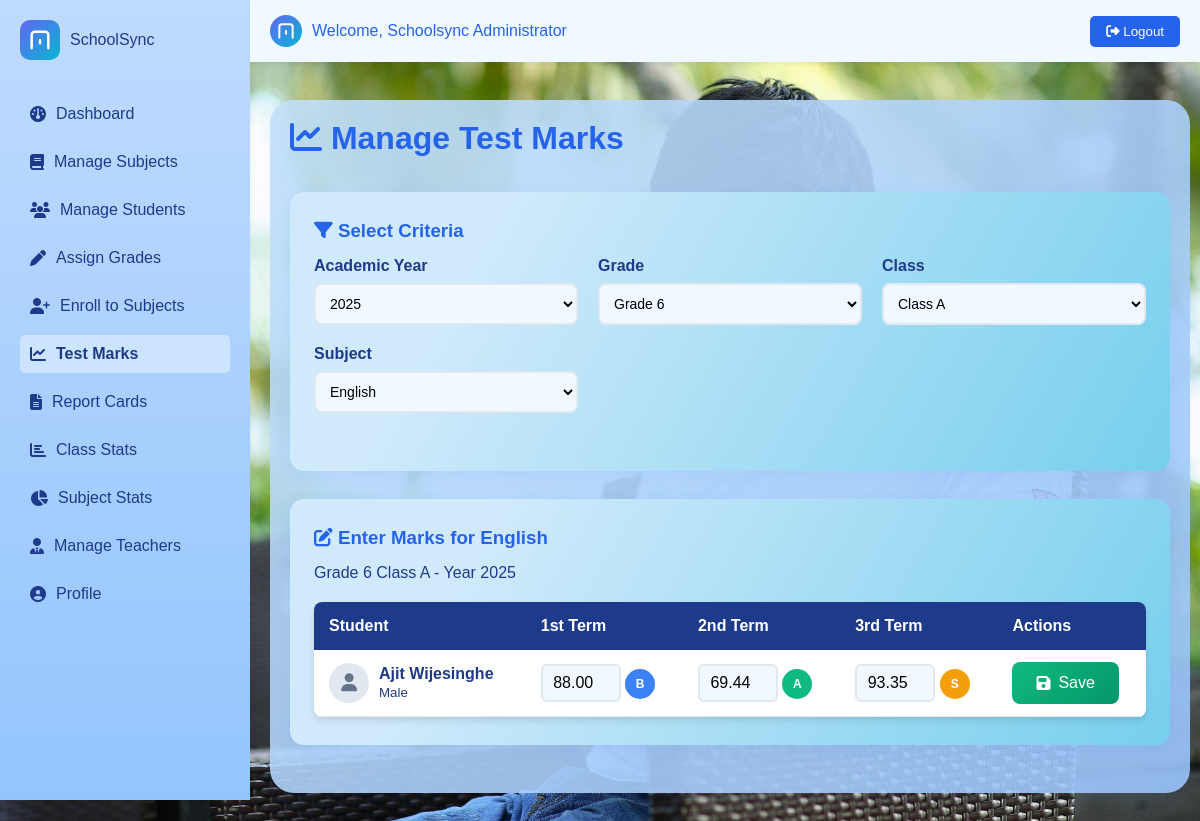
/php/test_marks.php?year=2025&grade=6&class=A&subject=2 (signed in), run on the app's committed database.
### tables this page shows
CREATE TABLE `subjects` (
  `id` int(11) NOT NULL,
  `name` varchar(100) NOT NULL,
  `description` text DEFAULT NULL,
  `status` enum('active','inactive') NOT NULL DEFAULT 'active'
);

CREATE TABLE `students` (
  `id` int(11) NOT NULL,
  `full_name` varchar(100) NOT NULL,
  `gender` enum('male','female') NOT NULL,
  `birth_date` date NOT NULL,
  `address` text DEFAULT NULL,
  `phone` varchar(15) DEFAULT NULL,
  `email` varchar(100) DEFAULT NULL,
  `religion` varchar(50) DEFAULT NULL,
  `father_name` varchar(100) DEFAULT NULL,
  `mother_name` varchar(100) DEFAULT NULL,
  `guardian_name` varchar(100) DEFAULT NULL,
  `guardian_phone` varchar(15) DEFAULT NULL,
  `guardian_email` varchar(100) DEFAULT NULL,
  `special_details` text DEFAULT NULL,
  `status` enum('active','inactive') NOT NULL DEFAULT 'active',
  `image_path` varchar(255) DEFAULT NULL,
  `created_at` timestamp NOT NULL DEFAULT current_timestamp()
);

### php/test_marks.php (the view, shortened to what this page needs)
<?php
include 'config.php';
$terms = ['1st term', '2nd term', '3rd term'];
$current_year = date('Y');
$selected_year = isset($_GET['year']) ? (int)$_GET['year'] : $current_year;
$selected_grade = isset($_GET['grade']) ? (int)$_GET['grade'] : 6;
$selected_class = isset($_GET['class']) ? $_GET['class'] : 'A';
$selected_subject = isset($_GET['subject']) ? (int)$_GET['subject'] : 0;
$years = array();
for ($i = $current_year - 5; $i <= $current_year + 5; $i++) {
    $years[] = $i;
}
$grades = array();
if ($selected_year) {
    $grade_sql = "SELECT DISTINCT grade_number FROM grades WHERE year = ? ORDER BY grade_number";
    $grade_stmt = $conn->prepare($grade_sql);
    $grade_stmt->bind_param("i", $selected_year);
    $grade_stmt->execute();
    $grade_result = $grade_stmt->get_result();
    while ($row = $grade_result->fetch_assoc()) {
        $grades[] = $row['grade_number'];
    }
}
$classes = array();
if ($selected_year && $selected_grade) {
    $class_sql = "SELECT DISTINCT class_name FROM grades WHERE year = ? AND grade_number = ? ORDER BY class_name";
    $class_stmt = $conn->prepare($class_sql);
    $class_stmt->bind_param("ii", $selected_year, $selected_grade);
    $class_stmt->execute();
    $class_result = $class_stmt->get_result();
    while ($row = $class_result->fetch_assoc()) {
        $classes[] = $row['class_name'];
    }
}
$subjects = array();
$subject_sql = "SELECT id, name FROM subjects WHERE status = 'active' ORDER BY name";
$subject_result = $conn->query($subject_sql);
while ($row = $subject_result->fetch_assoc()) {
    $subjects[] = $row;
}
$students = array();
if ($selected_year && $selected_grade && $selected_class) {
    $student_sql = "SELECT DISTINCT s.id, s.full_name, s.gender, s.image_path
                    FROM students s
                    JOIN student_grades sg ON s.id = sg.student_id
                    JOIN grades g ON sg.grade_id = g.id
                    WHERE g.year = ? AND g.grade_number = ? AND g.class_name = ? AND sg.status = 'active'
                    ORDER BY s.full_name";
    $student_stmt = $conn->prepare($student_sql);
    $student_stmt->bind_param("iis", $selected_year, $selected_grade, $selected_class);
    $student_stmt->execute();
    $student_result = $student_stmt->get_result();
    while ($row = $student_result->fetch_assoc()) {
        $students[] = $row;
    }
}
$existing_marks = array();
if ($selected_year && $selected_grade && $selected_class && $selected_subject) {
    $marks_sql = "SELECT m.student_id, m.term, m.mark, m.grade_letter
                  FROM marks m
                  JOIN student_grades sg ON m.student_id = sg.student_id
                  JOIN grades g ON sg.grade_id = g.id
                  WHERE g.year = ? AND g.grade_number = ? AND g.class_name = ? AND m.subject_id = ? AND m.year = ?
                  ORDER BY m.student_id, m.term";
    $marks_stmt = $conn->prepare($marks_sql);
    $marks_stmt->bind_param("iisis", $selected_year, $selected_grade, $selected_class, $selected_subject, $selected_year);
    $marks_stmt->execute();
    $marks_result = $marks_stmt->get_result();
    while ($row = $marks_result->fetch_assoc()) {
        $existing_marks[$row['student_id']][$row['term']] = array(
            'mark' => $row['mark'],
            'grade' => $row['grade_letter']
        );
    }
}
?>
<!DOCTYPE html>
<html lang="en">
<head>
    <link rel="stylesheet" href="../css/styles.css">
    <link rel="stylesheet" href="https://cdnjs.cloudflare.com/ajax/libs/font-awesome/6.4.2/css/all.min.css">
</head>
<body>
    <?php include 'navbar.php'; ?>
    <div class="container">
        <div class="header-container">
            <h1><i class="fa-solid fa-chart-line"></i> Manage Test Marks</h1>
        </div>
        <div class="card">
            <h3><i class="fa-solid fa-filter"></i> Select Criteria</h3>
            <form method="GET" class="selection-container">
                <div class="selection-group">
                    <label for="year">Academic Year</label>
                    <select name="year" id="year" onchange="this.form.submit()">
                        <?php foreach ($years as $year): ?>
                            <option value="<?php echo $year; ?>" <?php if ($selected_year == $year) echo 'selected'; ?>>
                                <?php echo $year; ?>
                            </option>
                        <?php endforeach; ?>
                    </select>
                </div>
                <div class="selection-group">
                    <label for="grade">Grade</label>
                    <select name="grade" id="grade" onchange="this.form.submit()" <?php if (!$selected_year) echo 'disabled'; ?>>
                        <?php foreach ($grades as $grade): ?>
                            <option value="<?php echo $grade; ?>" <?php if ($selected_grade == $grade) echo 'selected'; ?>>
                                Grade <?php echo $grade; ?>
                            </option>
                        <?php endforeach; ?>
                    </select>
                </div>
                <div class="selection-group">
                    <label for="class">Class</label>
                    <select name="class" id="class" onchange="this.form.submit()" <?php if (!$selected_grade) echo 'disabled'; ?>>
                        <?php foreach ($classes as $class): ?>
                            <option value="<?php echo $class; ?>" <?php if ($selected_class == $class) echo 'selected'; ?>>
                                Class <?php echo $class; ?>
                            </option>
                        <?php endforeach; ?>
                    </select>
                </div>
                <div class="selection-group">
                    <label for="subject">Subject</label>
                    <select name="subject" id="subject" onchange="this.form.submit()" <?php if (!$selected_class) echo 'disabled'; ?>>
                        <?php foreach ($subjects as $subject): ?>
                            <option value="<?php echo $subject['id']; ?>" <?php if ($selected_subject == $subject['id']) echo 'selected'; ?>>
                                <?php echo htmlspecialchars($subject['name']); ?>
                            </option>
                        <?php endforeach; ?>
                    </select>
                </div>
            </form>
        </div>
        <?php if ($selected_year && $selected_grade && $selected_class && $selected_subject && !empty($students)): ?>
            <div class="card">
                <h3><i class="fa-solid fa-edit"></i> Enter Marks for <?php echo htmlspecialchars($subjects[array_search($selected_subject, array_column($subjects, 'id'))]['name']); ?></h3>
                <p class="text-muted">Grade <?php echo $selected_grade; ?> Class <?php echo $selected_class; ?> - Year <?php echo $selected_year; ?></p>
                <form method="POST">
                    <table class="marks-table">
                        <thead>
                            <tr>
                                <th>Student</th>
                                <th>1st Term</th>
                                <th>2nd Term</th>
                                <th>3rd Term</th>
                                <th>Actions</th>
                            </tr>
                        </thead>
                        <tbody>
                            <?php foreach ($students as $student): ?>
                                <tr>
                                    <td>
                                        <div class="student-info">
                                            <div class="student-avatar">
                                                <?php if ($student['image_path']): ?>
                                                    <img src="<?php echo htmlspecialchars($student['image_path']); ?>" alt="Student Photo" style="width: 100%; height: 100%; border-radius: 50%; object-fit: cover;">
                                                <?php else: ?>
                                                    <i class="fa-solid fa-user"></i>
                                                <?php endif; ?>
                                            </div>
                                            <div>
                                                <strong><?php echo htmlspecialchars($student['full_name']); ?></strong>
                                                <br><small><?php echo ucfirst($student['gender']); ?></small>
                                            </div>
                                        </div>
                                    </td>
                                    <?php foreach ($terms as $term): ?>
                                        <td>
                                            <input type="number" name="mark_<?php echo $student['id']; ?>_<?php echo str_replace(' ', '', $term); ?>"
                                                   class="mark-input" placeholder="Mark" min="0" max="100" step="0.01"
                                                   value="<?php echo isset($existing_marks[$student['id']][$term]) ? $existing_marks[$student['id']][$term]['mark'] : ''; ?>">
                                            <?php if (isset($existing_marks[$student['id']][$term])): ?>
                                                <span class="grade-display grade-<?php echo strtolower($existing_marks[$student['id']][$term]['grade']); ?>">
                                                    <?php echo $existing_marks[$student['id']][$term]['grade']; ?>
                                                </span>
                                            <?php endif; ?>
                                        </td>
                                    <?php endforeach; ?>
                                    <td>
                                        <button type="submit" class="btn btn-primary btn-sm">
                                            <i class="fa-solid fa-save"></i> Save
                                        </button>
                                    </td>
                                </tr>
                            <?php endforeach; ?>
                        </tbody>
                    </table>
                </form>
            </div>
        <?php endif; ?>
    </div>
</body>
</html>

### css/styles.css (style rules this page uses)
* { margin: 0; padding: 0; box-sizing: border-box; font-family: 'Poppins', sans-serif; }
body { background: linear-gradient(135deg, #6366f1 0%, #8b5cf6 100%); background-image: url('../images/bg.jpg'); background-size: cover; background-blend-mode: overlay; }
.selection-container { display: grid; grid-template-columns: repeat(auto-fit, minmax(200px, 1fr)); gap: 20px; margin-bottom: 30px; }
.selection-group { display: flex; flex-direction: column; }
.selection-group label { font-weight: 600; color: #1e3a8a; margin-bottom: 8px; }
.selection-group select { padding: 10px; border: 2px solid #e2e8f0; border-radius: 8px; font-size: 14px; }
.container { background: linear-gradient(135deg, rgba(193, 223, 249, 0.9) 0%, rgba(153, 196, 252, 0.9) 100%); width: calc(100% - 280px); max-width: 100%; min-height: 80vh; border-radius: 24px; box-shadow: 0 8px 32px rgba(59,130,246,0.08); margin: 100px auto 50px 270px; padding: 20px; flex-grow: 1; transition: margin-left 0.3s ease, width 0.3s ease; }
.card { background: linear-gradient(120deg, #d1eafb 20%, #76cfed 100%); color: #1e3a8a; border-radius: 14px; box-shadow: 0 4px 16px rgba(59,130,246,0.08); margin-bottom: 28px; padding: 28px 24px; transition: transform 0.3s, box-shadow 0.3s; animation: fadeIn 1s; }
h1, h2, h3 { color: #2563eb; margin-bottom: 15px; }
form { display: flex; flex-direction: column; gap: 10px; }
.header-container { display: flex; justify-content: space-between; align-items: center; margin-bottom: 20px; width: 100%; }
input, select, textarea { padding: 10px; border: 1px solid #bfdbfe; border-radius: 5px; font-size: 1rem; background: #f0f9ff; }
button { background: linear-gradient(to right, #3b82f6, #2563eb); color: white; border: none; padding: 10px 20px; border-radius: 5px; cursor: pointer; transition: opacity 0.3s, transform 0.2s; }
table { width: 100%; border-collapse: collapse; margin-top: 10px; background: rgba(240,248,255,0.95); color: #1e3a8a; border-radius: 8px; overflow: hidden; box-shadow: 0 2px 8px rgba(59,130,246,0.06); }
th, td { border: none; padding: 14px 18px; }
th { background: #2563eb; color: #fff; }
.btn { padding: 12px 24px; border: none; border-radius: 8px; cursor: pointer; font-size: 1rem; font-weight: 500; transition: all 0.3s ease; display: flex; align-items: center; gap: 8px; }
.btn-primary { background: linear-gradient(135deg, #10b981, #059669); color: white; }

### php/test_marks.php (style rules this page uses)
.marks-table { width: 100%; border-collapse: collapse; margin-top: 20px; background: white; border-radius: 8px; overflow: hidden; box-shadow: 0 4px 6px rgba(0, 0, 0, 0.1); }
.marks-table th { background: #1e3a8a; color: white; padding: 15px; text-align: left; font-weight: 600; }
.marks-table td { padding: 12px 15px; border-bottom: 1px solid #e2e8f0; }
.mark-input { width: 80px; padding: 8px; border: 2px solid #e2e8f0; border-radius: 6px; text-align: center; }
.grade-display { display: inline-block; width: 30px; height: 30px; line-height: 30px; text-align: center; border-radius: 50%; font-weight: bold; font-size: 12px; color: white; }
.grade-a { background: #10b981; }
.grade-b { background: #3b82f6; }
.grade-s { background: #f59e0b; }
.student-info { display: flex; align-items: center; gap: 10px; }
.student-avatar { width: 40px; height: 40px; border-radius: 50%; background: #e2e8f0; display: flex; align-items: center; justify-content: center; color: #64748b; font-size: 18px; }

### data on the page
subjects: name "English"
students: full_name "Ajit Wijesinghe", gender "Male", id "88.00", id "B", id "69.44", id "A", id "93.35", id "S"

### other printed values
$_SESSION['full_name'] "Schoolsync Administrator"
$selected_grade "6"
$selected_class "A"
$selected_year "2025"
form field year "2025"
form field subject "English"
